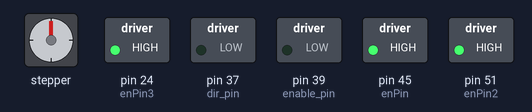
Bench run of a sketch on a simulated Arduino Mega 2560, built with avr-gcc and run on an emulated ATmega2560. Parts: stepper motor, switched loads named in the sketch (green lamp = pin HIGH). Stepper angles assume 4075 steps per turn.

Above: at 0.05 s.
At 1.15 s:
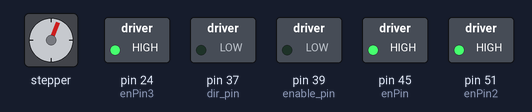
At 2.25 s:
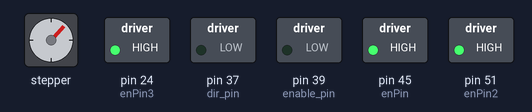
At 4.45 s:
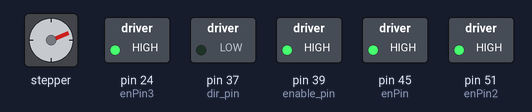
Timing chart, 0 to 5.9 s (numbered marks = the images above):
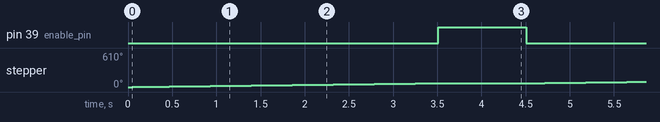

Measured:
- by itself, pin 39 (enable_pin): alternates HIGH for 1.0 s and LOW for 3.5 s
- by itself, stepper: turns 68° clockwise in 3.5 s, repeating every 4.5 s

The sketch:

multiStepTest.ino
```cpp
#include <CustomStepper.h>
//It worked :)
//Full constructor, just the first 4 parameters are necessary, they are the pins connected to the motor,
//the others are optional, and default to the following below
//the 5th paramater is the steps sequence, where the 1st element of the array is the number of steps
//it can have a maximum of 8 steps
//the 6th parameter is the SPR (Steps Per Rotation)
//the 7th parameter is the RPM
//the 8th parameter is the rotation orientation
int s = 0;

const int enPin = 45;
const int enPin2 = 51;
const int enPin3 = 24;

int enable_pin = 39;
int dir_pin = 37;
int step_pin = 41;

int numSteps = 0;


CustomStepper stepper(step_pin, 0, 0, 0, (byte[]){8, B1000, B1100, B0100, B0110, B0010, B0011, B0001, B1001}, 6400, 12, CW);
boolean rotate1 = false;
boolean rotatedeg = false;
boolean crotate = false;

void setup()
{
  //sets the RPM
  stepper.setRPM(5);
  pinMode(enable_pin,OUTPUT);
  pinMode(step_pin,OUTPUT);
  pinMode(dir_pin,OUTPUT);
  pinMode(enPin, OUTPUT);
  pinMode(enPin2, OUTPUT);
  pinMode(enPin3, OUTPUT);

  digitalWrite(enPin, HIGH);
  digitalWrite(enPin2, HIGH);
  digitalWrite(enPin3, HIGH);
  digitalWrite(enable_pin, HIGH);
  stepper.setDirection(CW);


}

void loop()
{
  switch(s)
  {
    case 0:
      digitalWrite(enable_pin, LOW);
      digitalWrite(dir_pin, LOW);
      stepper.rotateDegrees(360/21*4);
      //digitalWrite(enable_pin, HIGH);
      s = 1;
      break;
    case 1:
      if(stepper.isDone())
      {
        s = 0;
        digitalWrite(enable_pin, HIGH);
        delay(1000);
        break;
      }

  }
  Serial.println("v");
  stepper.run();
}
```
